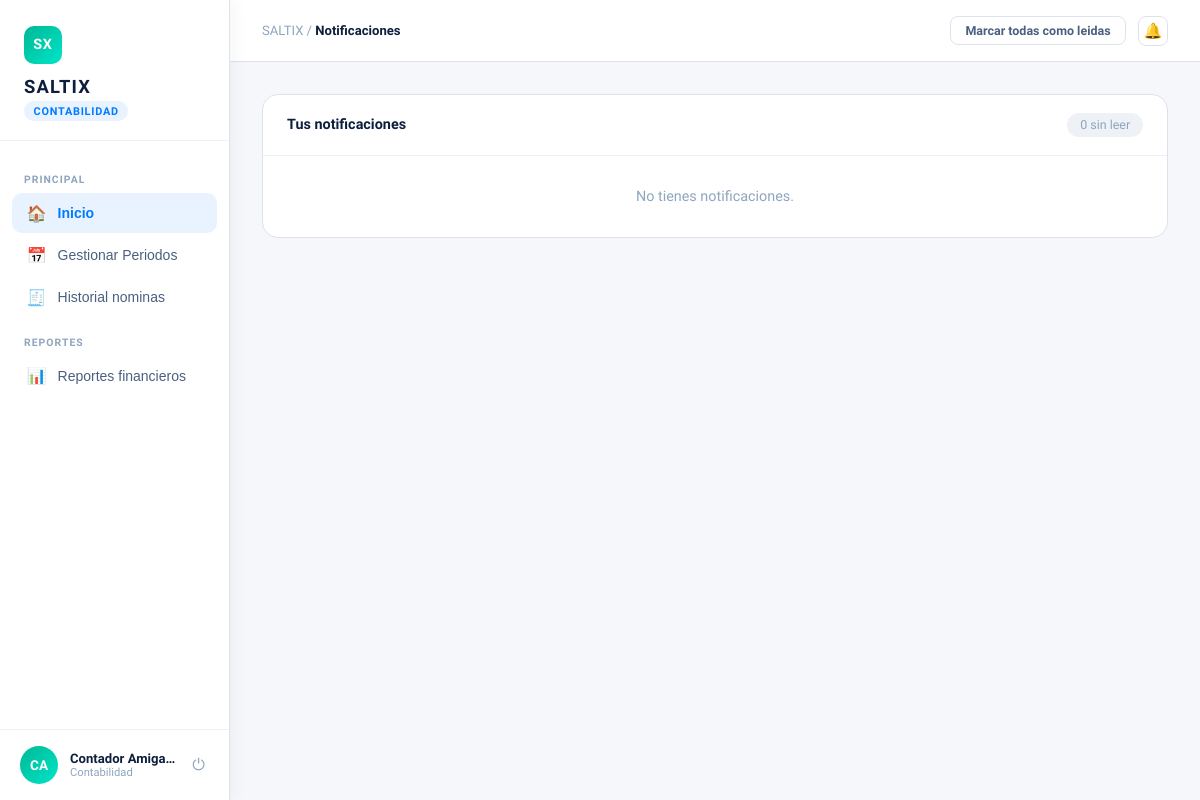
The page /notificaciones/ (signed in) on the database as committed earlier.
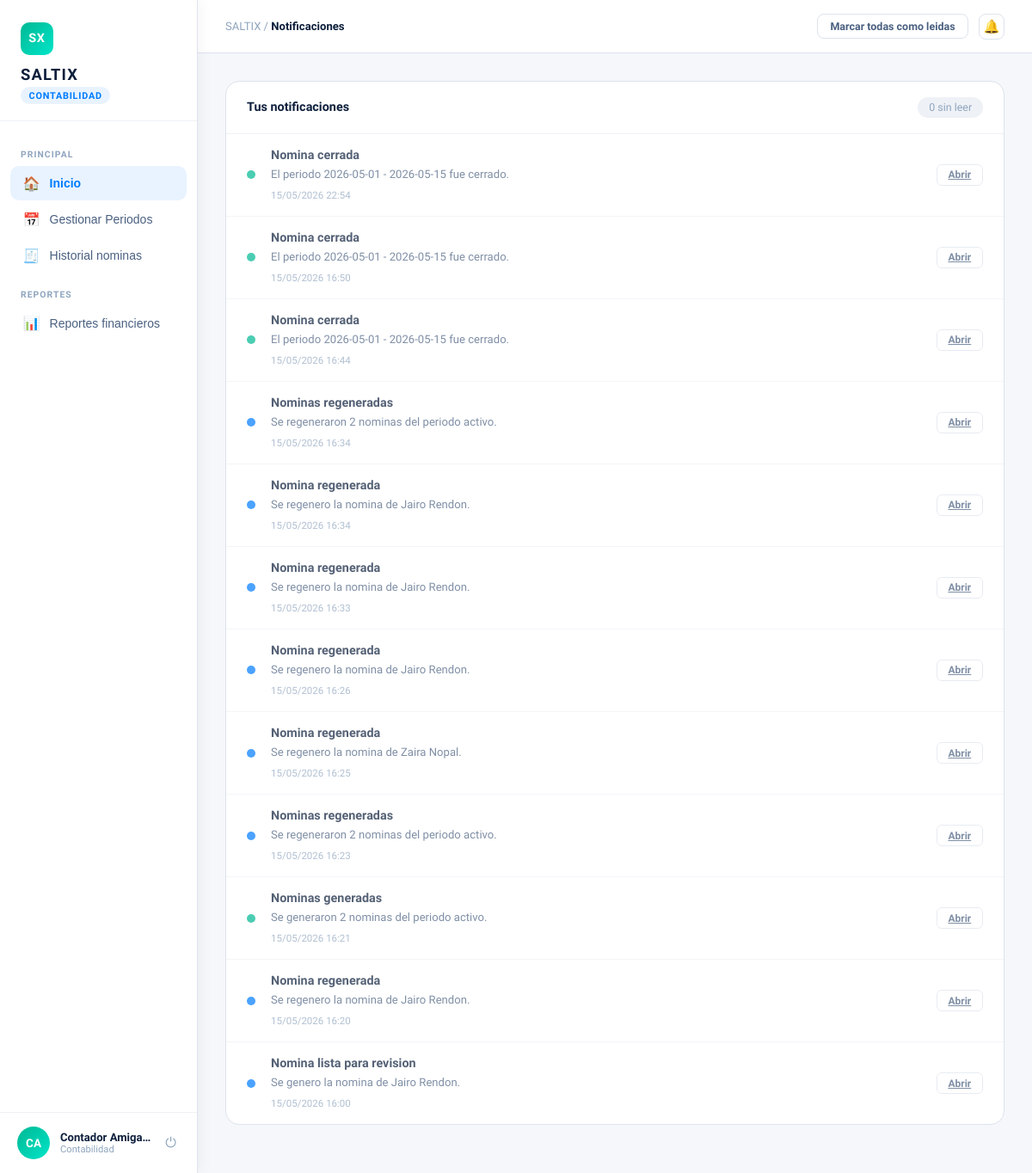
The same page on the database as committed later.
### users/models.py (models this page shows, shortened)
class Usuario(AbstractBaseUser, PermissionsMixin):
    email = models.EmailField(max_length=254, unique=True)
    nombre = models.CharField(max_length=50, blank=False, null=False)
    apellido = models.CharField(max_length=50, blank=False, null=False)
    is_active = models.BooleanField(default=True)
    is_staff = models.BooleanField(default=False)
    date_joined = models.DateTimeField(default=timezone.now)
    last_login = models.DateTimeField(null=True, blank=True)
    rol_id = models.ForeignKey('Rol', on_delete=models.PROTECT, null=True, blank=True, related_name='users')
    objects = UsuarioManager()
    USERNAME_FIELD = "email"
    REQUIRED_FIELDS = ["nombre", "apellido"]

class Rol(models.Model):
    nombre = models.CharField(max_length=50, blank=False, null=False)
    descripcion = models.TextField(max_length=1000, blank=True, null=True)

### Notifications/models.py (models this page shows, shortened)
class Notificacion(models.Model):
    TIPOS = [
        ("info", "Info"),
        ("success", "Success"),
        ("warning", "Warning"),
        ("danger", "Danger"),
    ]
    usuario = models.ForeignKey(
        settings.AUTH_USER_MODEL,
        on_delete=models.CASCADE,
        related_name="notificaciones",
    )
    titulo = models.CharField(max_length=120)
    mensaje = models.TextField(max_length=1000)
    tipo = models.CharField(max_length=10, choices=TIPOS, default="info")
    url = models.CharField(max_length=255, blank=True)
    leida = models.BooleanField(default=False)
    archivada = models.BooleanField(default=False)
    creada_en = models.DateTimeField(auto_now_add=True)
    class Meta:
        ordering = ["-creada_en", "-id"]
        indexes = [
            models.Index(fields=["usuario", "leida", "archivada"]),
            models.Index(fields=["usuario", "creada_en"]),
        ]

### Notifications/views.py (the view)
# urls.py: path("", views.lista_notificaciones, name="list"),
@login_required
def lista_notificaciones(request):
    notificaciones = Notificacion.objects.filter(
        usuario=request.user,
        archivada=False,
    ).order_by("-creada_en", "-id")
    return render(
        request,
        "Notifications/lista.html",
        {"notificaciones": notificaciones},
    )

### Notifications/context_processors.py (called while the page is built)
def notifications(request):
    user = getattr(request, "user", None)
    if not user or not user.is_authenticated:
        return {}
    qs = Notificacion.objects.filter(usuario=user, archivada=False)
    return {
        "notification_unread_count": qs.filter(leida=False).count(),
        "notification_latest": qs.order_by("-creada_en")[:5],
    }

### Notifications/templates/Notifications/lista.html (shortened to what this page needs)
{% extends "core/layout.html" %}
{% load static %}
{% block page_css %}
<link rel="stylesheet" href="{% static 'css/dashboard_base.css' %}">
<link rel="stylesheet" href="{% static 'css/dashboard_shared.css' %}">
<link rel="stylesheet" href="{% static 'Notifications/css/notifications.css' %}">
{% endblock %}
{% block topbar %}
<div class="topbar">
  <div class="topbar-left">
    <div>
      <div class="breadcrumb">SALTIX / <strong>Notificaciones</strong></div>
    </div>
  </div>
  <div class="topbar-actions">
    <form action="{% url 'notifications:mark_all_read' %}" method="post">
      <button class="btn-outline" type="submit">Marcar todas como leidas</button>
    </form>
    {% include "Notifications/partials/bell.html" %}
  </div>
</div>
{% endblock %}
{% block content %}
<section class="notifications-page">
  <div class="table-wrap">
    <div class="table-header">
      <h3>Tus notificaciones</h3>
      <span class="topbar-date">{{ notification_unread_count }} sin leer</span>
    </div>
    <div class="notification-list">
      {% for notificacion in notificaciones %}
        <article class="notification-row {% if notificacion.leida %}is-read{% else %}is-unread{% endif %}">
          <span class="notification-dot type-{{ notificacion.tipo }}"></span>
          <div class="notification-copy">
            <div class="notification-title">{{ notificacion.titulo }}</div>
            <p>{{ notificacion.mensaje }}</p>
            <span>{{ notificacion.creada_en|date:"d/m/Y H:i" }}</span>
          </div>
          <div class="notification-actions">
            {% if notificacion.url %}
              <a class="btn-outline btn-sm" data-notification-link="1" data-mark-read-url="{% url 'notifications:mark_read' notificacion.id %}" href="{{ notificacion.url }}">Abrir</a>
            {% endif %}
          </div>
        </article>
      {% empty %}
        <div class="notification-empty">No tienes notificaciones.</div>
      {% endfor %}
    </div>
  </div>
</section>
{% endblock %}

### core/templates/core/layout.html (shortened to what this page needs)
{% load static %}
<!DOCTYPE html>
<html lang="es">
<head>
  {% block page_css %}{% endblock %}
  <link rel="stylesheet" href="{% static 'Notifications/css/notifications.css' %}">
</head>
<body>
  {% if user.is_authenticated %}
    {% with role=user.rol_id.nombre|default:""|lower %}
      {% if role == "jefatura" %}
        <aside class="sidebar" id="sidebar">
          <div class="sidebar-logo">
            <div class="logo-mark">SX</div>
            <h1>SALTIX</h1>
            <span class="role-tag">Panel de Jefatura</span>
          </div>
          <nav>
            <button class="nav-item active" onclick="showPage('equipo', this)">
              <span class="icon">&#x1F465;</span> Mi equipo
            </button>
            <button class="nav-item" onclick="showPage('asistencia', this)">
              <span class="icon">&#x1F550;</span> Asistencia
            </button>
            <button class="nav-item" onclick="showPage('solicitudes', this)">
              <span class="icon">&#x1F4CB;</span> Solicitudes
              <span class="badge" id="badge-sol" style="position:relative;top:0;right:0;margin-left:auto;background:#e74c3c;color:#fff;border-radius:999px;padding:1px 7px;font-size:0.68rem;">{{ solicitudes_pendientes_total }}</span>
            </button>
            <button class="nav-item" onclick="showPage('reportes', this)">
              <span class="icon">&#x1F4CA;</span> Reportes
            </button>
          </nav>
          <div class="sidebar-profile">
            <div class="avatar">{{ user.nombre|default:"U"|slice:":1" }}{{ user.apellido|default:""|slice:":1" }}</div>
            <div class="profile-info">
              <div class="profile-name">{{ user.nombre }} {{ user.apellido }}</div>
              <div class="profile-role">{{ user.rol_id.nombre|default:"" }}</div>
            </div>
            <form action="{% url 'logout' %}" method="post" class="logout-form">
              {% csrf_token %}
              <button class="logout-btn" type="submit" title="Cerrar sesion">&#x23FB;</button>
            </form>
          </div>
        </aside>
      {% elif role == "contabilidad" %}
        <aside class="sidebar" id="sidebar">
          <div class="sidebar-logo">
            <div class="logo-mark" style="background:linear-gradient(135deg,#00b894,#00e5c9);">SX</div>
            <h1>SALTIX</h1>
            <span class="role-tag role-tag-conta">Contabilidad</span>
          </div>
          <nav>
            <div class="nav-label">Principal</div>
            <button class="nav-item active" data-page="inicio" data-dashboard-url="{% url 'contabilidad_dashboard' %}" onclick="showPage('inicio',this)">
              <span class="icon">&#x1F3E0;</span> Inicio
            </button>
            <button class="nav-item" data-page="periodos" data-dashboard-url="{% url 'contabilidad_dashboard' %}" onclick="showPage('periodos',this)">
              <span class="icon">&#x1F4C5;</span> Gestionar Periodos
            </button>
            <button class="nav-item" data-page="historial" data-dashboard-url="{% url 'contabilidad_dashboard' %}" onclick="showPage('historial',this)">
              <span class="icon">&#x1F9FE;</span> Historial nominas
            </button>
            <div class="nav-label">Reportes</div>
            <button class="nav-item" data-page="reportes" data-dashboard-url="{% url 'contabilidad_dashboard' %}" onclick="showPage('reportes',this)">
              <span class="icon">&#x1F4CA;</span> Reportes financieros
            </button>
          </nav>
          <div class="sidebar-profile">
            <div class="avatar" style="background:linear-gradient(135deg,#00b894,#00e5c9);">{{ user.nombre|default:"U"|slice:":1" }}{{ user.apellido|default:""|slice:":1" }}</div>
            <div class="profile-info">
              <div class="profile-name">{{ user.nombre }} {{ user.apellido }}</div>
              <div class="profile-role">{{ user.rol_id.nombre|default:"" }}</div>
            </div>
            <form action="{% url 'logout' %}" method="post" class="logout-form">
              <button class="logout-btn" type="submit" title="Cerrar sesion">&#x23FB;</button>
            </form>
          </div>
        </aside>
      {% endif %}
    {% endwith %}
  {% endif %}
  <div class="main">
    {% block topbar %}{% endblock %}
    <div class="content">
      {% block content %}{% endblock %}
    </div>
  </div>
</body>
</html>

### Notifications/templates/Notifications/partials/bell.html (shortened to what this page needs)
<div class="notification-menu" data-notifications-url="{% url 'notifications:status' %}" data-notifications-list-url="{% url 'notifications:list' %}">
  <button class="notification-bell" type="button" title="Notificaciones">
    &#128276;
  </button>
</div>

### core/static/css/dashboard_base.css (style rules this page uses)
*, *::before, *::after { margin:0; padding:0; box-sizing:border-box; }
:root { --bg: #f5f7fa; --white: #ffffff; --navy: #0d1f3c; --accent: #007BFF; --accent2: #00c6ff; --green: #00b894; --yellow: #fdcb6e; --red: #e17055; --gray-100: #eef1f6; --gray-200: #dde3ed; --gray-400: #8fa5be; --gray-600: #4a6080; --sidebar-w: 230px; }
body { font-family: 'Plus Jakarta Sans', sans-serif; background: var(--bg); color: var(--navy); display: flex; min-height: 100vh; }
.sidebar { width: var(--sidebar-w); background: var(--white); border-right: 1px solid var(--gray-200); display: flex; flex-direction: column; position: fixed; top: 0; left: 0; bottom: 0; z-index: 100; transition: transform 0.3s; box-shadow: 2px 0 16px rgba(13,31,60,0.05); }
.sidebar-logo { padding: 1.6rem 1.5rem 1.2rem; border-bottom: 1px solid var(--gray-100); }
.logo-mark { display: inline-flex; align-items: center; justify-content: center; width: 38px; height: 38px; background: linear-gradient(135deg, var(--accent), var(--accent2)); border-radius: 10px; font-weight: 800; font-size: 0.9rem; color: var(--white); letter-spacing: 0.05em; margin-bottom: 0.75rem; }
.sidebar-logo h1 { font-size: 1.15rem; font-weight: 800; letter-spacing: 0.06em; color: var(--navy); }
.sidebar-logo .role-tag { display: inline-block; margin-top: 0.3rem; background: #e8f3ff; color: var(--accent); font-size: 0.68rem; font-weight: 700; letter-spacing: 0.07em; text-transform: uppercase; padding: 0.2rem 0.6rem; border-radius: 999px; }
.sidebar nav { flex: 1; padding: 1rem 0.75rem; display: flex; flex-direction: column; gap: 0.15rem; }
.nav-label { font-size: 0.65rem; font-weight: 700; letter-spacing: 0.1em; text-transform: uppercase; color: var(--gray-400); padding: 0.5rem 0.75rem 0.3rem; margin-top: 0.5rem; }
.nav-item { display: flex; align-items: center; gap: 0.7rem; padding: 0.65rem 0.9rem; border-radius: 10px; color: var(--gray-600); font-size: 0.875rem; font-weight: 500; cursor: pointer; transition: background 0.2s, color 0.2s; border: none; background: none; width: 100%; text-align: left; }
.nav-item .icon { font-size: 1rem; min-width: 18px; text-align: center; }
.nav-item.active { background: #e8f3ff; color: var(--accent); font-weight: 600; }
.sidebar-profile { padding: 1rem 1.25rem; border-top: 1px solid var(--gray-100); display: flex; align-items: center; gap: 0.75rem; }
.avatar { width: 38px; height: 38px; border-radius: 50%; background: linear-gradient(135deg, var(--accent), var(--green)); display: flex; align-items: center; justify-content: center; font-weight: 700; font-size: 0.85rem; color: var(--white); flex-shrink: 0; }
.profile-info { flex: 1; overflow: hidden; }
.profile-name { font-size: 0.82rem; font-weight: 600; color: var(--navy); white-space:nowrap; overflow:hidden; text-overflow:ellipsis; }
.profile-role { font-size: 0.7rem; color: var(--gray-400); }
.logout-form { display: inline-flex; margin: 0; }
.logout-btn { background: none; border: none; color: var(--gray-400); font-size: 1rem; cursor: pointer; padding: 0.25rem; transition: color 0.2s; }
.main { margin-left: var(--sidebar-w); flex: 1; display: flex; flex-direction: column; }
.topbar { background: var(--white); border-bottom: 1px solid var(--gray-200); padding: 0 2rem; height: 62px; display: flex; align-items: center; justify-content: space-between; position: sticky; top:0; z-index:50; }
.topbar-left { display:flex; align-items:center; gap:0.75rem; }
.breadcrumb { font-size: 0.82rem; color: var(--gray-400); }
.breadcrumb strong { color: var(--navy); font-weight: 600; }
.topbar-date { font-size: 0.78rem; color: var(--gray-400); background: var(--gray-100); padding: 0.3rem 0.8rem; border-radius: 999px; }
.content { padding: 2rem; flex:1; }
.table-wrap { background: var(--white); border-radius: 16px; border: 1px solid var(--gray-200); overflow: hidden; margin-bottom: 1.5rem; }
.table-header { display: flex; align-items: center; justify-content: space-between; padding: 1.1rem 1.5rem; border-bottom: 1px solid var(--gray-100); }
.table-header h3 { font-size: 0.9rem; font-weight: 700; }
.btn-outline { background: none; border: 1.5px solid var(--gray-200); color: var(--gray-600); border-radius: 8px; padding: 0.4rem 0.9rem; font-family: 'Plus Jakarta Sans', sans-serif; font-size: 0.78rem; font-weight: 600; cursor: pointer; transition: border-color 0.2s, color 0.2s; }
.btn-sm { padding: .3rem .8rem; font-size: .75rem; border-radius: 6px; }

### core/static/css/dashboard_shared.css (style rules this page uses)
.btn-sm { padding: .3rem .8rem; font-size: .75rem; border-radius: 6px; }

Rows that differ between the two databases and show on the page:
added Notificacion: titulo "Nomina cerrada", mensaje "El periodo 2026-05-01 - 2026-05-15 fue cerrado.", creada_en "15/05/2026 22:54"
added Notificacion: titulo "Nomina cerrada", mensaje "El periodo 2026-05-01 - 2026-05-15 fue cerrado.", creada_en "15/05/2026 16:50"
added Notificacion: titulo "Nomina cerrada", mensaje "El periodo 2026-05-01 - 2026-05-15 fue cerrado.", creada_en "15/05/2026 16:44"
added Notificacion: titulo "Nominas regeneradas", mensaje "Se regeneraron 2 nominas del periodo activo.", creada_en "15/05/2026 16:34"
added Notificacion: titulo "Nomina regenerada", mensaje "Se regenero la nomina de Jairo Rendon.", creada_en "15/05/2026 16:34"
added Notificacion: titulo "Nomina regenerada", mensaje "Se regenero la nomina de Jairo Rendon.", creada_en "15/05/2026 16:33"
added Notificacion: titulo "Nomina regenerada", mensaje "Se regenero la nomina de Jairo Rendon.", creada_en "15/05/2026 16:26"
added Notificacion: titulo "Nomina regenerada", mensaje "Se regenero la nomina de Zaira Nopal.", creada_en "15/05/2026 16:25"
added Notificacion: titulo "Nominas regeneradas", mensaje "Se regeneraron 2 nominas del periodo activo.", creada_en "15/05/2026 16:23"
added Notificacion: titulo "Nominas generadas", mensaje "Se generaron 2 nominas del periodo activo.", creada_en "15/05/2026 16:21"
added Notificacion: titulo "Nomina regenerada", mensaje "Se regenero la nomina de Jairo Rendon.", creada_en "15/05/2026 16:20"
added Notificacion: titulo "Nomina lista para revision", mensaje "Se genero la nomina de Jairo Rendon.", creada_en "15/05/2026 16:00"
Other text that changed with them:
text no longer shown: "No tienes notificaciones."
